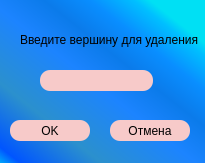
<?xml version="1.0" encoding="UTF-8"?>
<ui version="4.0">
 <class>delNode</class>
 <widget class="QDialog" name="delNode">
  <property name="geometry">
   <rect>
    <x>0</x>
    <y>0</y>
    <width>205</width>
    <height>163</height>
   </rect>
  </property>
  <property name="windowTitle">
   <string>Dialog</string>
  </property>
  <property name="styleSheet">
   <string notr="true">QDialog{
background-color:qlineargradient(spread:reflect, x1:0, y1:1, x2:0.988, y2:0, stop:0 rgba(0, 168, 251, 255), stop:0.05 rgba(0, 85, 255, 255), stop:0.247191 rgba(43, 144, 205, 255), stop:0.477528 rgba(28, 132, 255, 255), stop:0.61236 rgba(11, 123, 234, 255), stop:0.724719 rgba(9, 142, 255, 255), stop:0.831461 rgba(0, 191, 255, 255), stop:0.870787 rgba(0, 224, 244, 255));
}
</string>
  </property>
  <widget class="QLabel" name="label">
   <property name="geometry">
    <rect>
     <x>20</x>
     <y>30</y>
     <width>181</width>
     <height>20</height>
    </rect>
   </property>
   <property name="text">
    <string>Введите вершину для удаления</string>
   </property>
  </widget>
  <widget class="QLineEdit" name="lineEdit">
   <property name="geometry">
    <rect>
     <x>40</x>
     <y>70</y>
     <width>113</width>
     <height>21</height>
    </rect>
   </property>
   <property name="styleSheet">
    <string notr="true">QLineEdit{
background-color: rgb(247, 202, 201);
border-radius: 10px;
}</string>
   </property>
  </widget>
  <widget class="QPushButton" name="pushButton_ok">
   <property name="geometry">
    <rect>
     <x>10</x>
     <y>120</y>
     <width>80</width>
     <height>21</height>
    </rect>
   </property>
   <property name="styleSheet">
    <string notr="true">QPushButton{
background-color: rgb(247, 202, 201);
border-radius: 10px;
}

QPushButton:pressed {
    background-color: qlineargradient(x1: 0, y1: 0, x2: 0, y2: 1,
                                      stop: 0 rgb(248, 120, 109), stop: 1 rgb(247, 202, 201));
}</string>
   </property>
   <property name="text">
    <string>OK</string>
   </property>
  </widget>
  <widget class="QPushButton" name="pushButton_cancel">
   <property name="geometry">
    <rect>
     <x>110</x>
     <y>120</y>
     <width>80</width>
     <height>21</height>
    </rect>
   </property>
   <property name="styleSheet">
    <string notr="true">QPushButton{
background-color: rgb(247, 202, 201);
border-radius: 10px;
}

QPushButton:pressed {
    background-color: qlineargradient(x1: 0, y1: 0, x2: 0, y2: 1,
                                      stop: 0 rgb(248, 120, 109), stop: 1 rgb(247, 202, 201));
}</string>
   </property>
   <property name="text">
    <string>Отмена</string>
   </property>
  </widget>
 </widget>
 <resources/>
 <connections/>
</ui>
